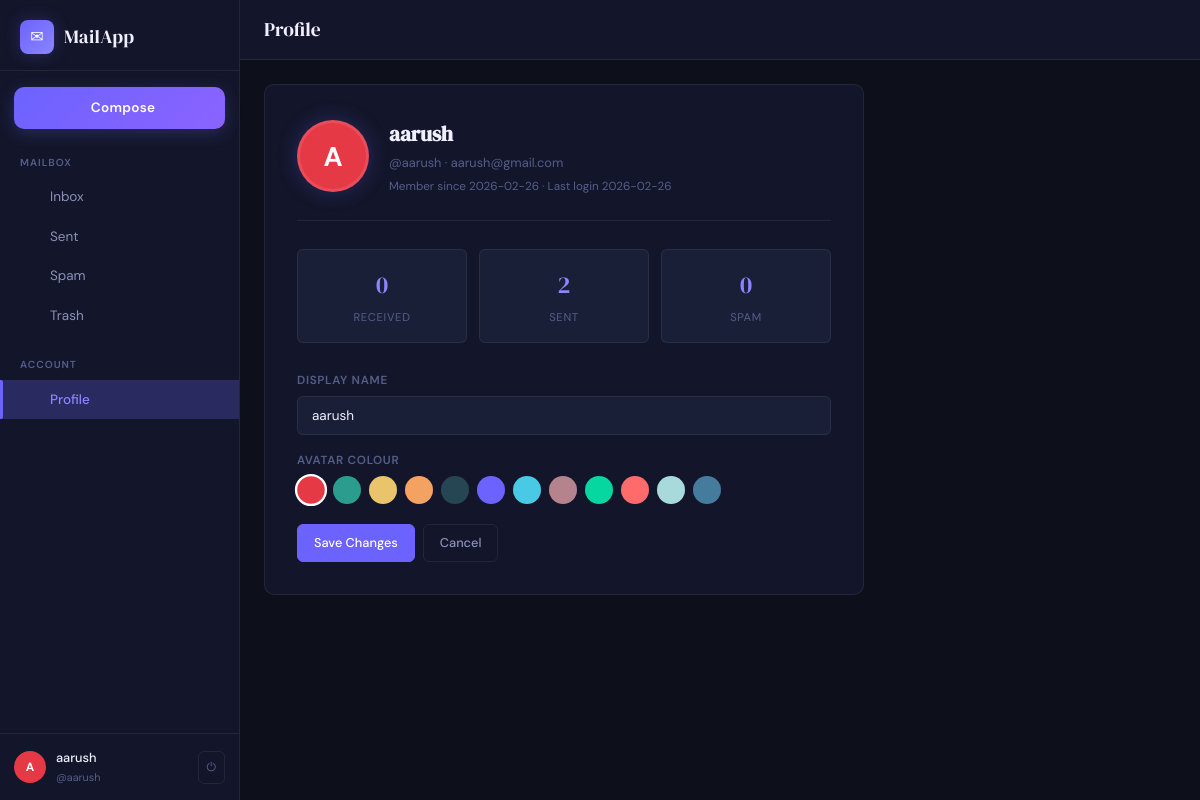
Screenshot of /profile (signed in) with the database file from the repository.
### tables this page shows
CREATE TABLE users (
    id            INTEGER PRIMARY KEY AUTOINCREMENT,
    username      TEXT    NOT NULL UNIQUE COLLATE NOCASE,
    email         TEXT    NOT NULL UNIQUE COLLATE NOCASE,
    password_hash TEXT    NOT NULL,
    display_name  TEXT,
    avatar_color  TEXT    DEFAULT '#6c63ff',
    created_at    DATETIME DEFAULT CURRENT_TIMESTAMP,
    last_login    DATETIME
);

### routes/mail.py (the view, shortened to what this page needs)
@mail_bp.route("/profile", methods=["GET", "POST"])
@login_required
def profile():
    db      = get_db()
    user_id = session["user_id"]
    user    = db.execute("SELECT * FROM users WHERE id=?", (user_id,)).fetchone()
    stats = db.execute(
        """SELECT
             SUM(CASE WHEN folder='inbox' AND recipient_id=? THEN 1 ELSE 0 END) AS inbox_count,
             SUM(CASE WHEN folder='sent'  AND sender_id=?    THEN 1 ELSE 0 END) AS sent_count,
             SUM(CASE WHEN folder='spam'  AND recipient_id=? THEN 1 ELSE 0 END) AS spam_count
           FROM messages WHERE deleted_at IS NULL""",
        (user_id, user_id, user_id)
    ).fetchone()
    return render_template("profile.html",
                           user=user, stats=stats,
                           folder_counts=_folder_counts(user_id))

### database.py (called while the page is built)
def get_db():
    if "db" not in g:
        db_path = current_app.config["DATABASE_URI"].replace("sqlite:///", "")
        g.db = sqlite3.connect(db_path, detect_types=sqlite3.PARSE_DECLTYPES)
        g.db.row_factory = sqlite3.Row          # access columns by name
        g.db.execute("PRAGMA foreign_keys = ON") # enforce FK constraints
    return g.db

### routes/mail.py (called while the page is built)
def login_required(f):
    @wraps(f)
    def decorated(*args, **kwargs):
        if "user_id" not in session:
            flash("Please log in to continue.", "info")
            return redirect(url_for("auth.login"))
        return f(*args, **kwargs)
    return decorated

def _folder_counts(user_id):
    db = get_db()
    rows = db.execute(
        """SELECT folder, COUNT(*) as cnt
           FROM messages
           WHERE recipient_id=? AND is_read=0 AND deleted_at IS NULL
             AND folder IN ('inbox','spam')
           GROUP BY folder""",
        (user_id,)
    ).fetchall()
    counts = {"inbox": 0, "sent": 0, "spam": 0, "trash": 0}
    for r in rows:
        counts[r["folder"]] = r["cnt"]
    return counts

### templates/profile.html (shortened to what this page needs)
{% extends "base.html" %}
{% set active_folder = 'profile' %}
{% block topbar_title %}Profile{% endblock %}
{% block content %}
<div class="profile-card">
  <div class="profile-header">
    <div class="profile-avatar" id="avatarPreview"
         style="background:{{ user.avatar_color or '#6c63ff' }}">
      {{ (user.display_name or user.username or '?')[0].upper() }}
    </div>
    <div class="profile-info">
      <h2>{{ user.display_name or user.username }}</h2>
      <p>@{{ user.username }} · {{ user.email }}</p>
      <p style="margin-top:4px;font-size:.78rem;color:var(--text-muted)">
        Member since {{ user.created_at[:10] if user.created_at else 'N/A' }}
        {% if user.last_login %} · Last login {{ user.last_login[:10] }}{% endif %}
      </p>
    </div>
  </div>
  <div class="stats-grid">
    <div class="stat-card">
      <div class="stat-num">{{ stats.inbox_count or 0 }}</div>
      <div class="stat-label">Received</div>
    </div>
    <div class="stat-card">
      <div class="stat-num">{{ stats.sent_count or 0 }}</div>
      <div class="stat-label">Sent</div>
    </div>
    <div class="stat-card">
      <div class="stat-num">{{ stats.spam_count or 0 }}</div>
      <div class="stat-label">Spam</div>
    </div>
  </div>
  <form method="POST" action="{{ url_for('mail.profile') }}">
    <div class="form-row" style="margin-bottom:16px">
      <label for="displayName">Display Name</label>
      <input id="displayName" class="form-control" type="text" name="display_name"
             value="{{ user.display_name or '' }}" placeholder="{{ user.username }}" />
    </div>
    <div class="form-row" style="margin-bottom:20px">
      <label>Avatar Colour</label>
      <div class="color-swatches">
        {% for color in ['#e63946','#2a9d8f','#e9c46a','#f4a261','#264653','#6c63ff','#48cae4','#b5838d','#06d6a0','#ff6b6b','#a8dadc','#457b9d'] %}
          <div class="color-swatch {% if user.avatar_color == color %}selected{% endif %}"
               style="background:{{ color }}" data-color="{{ color }}"
               title="{{ color }}"></div>
        {% endfor %}
      </div>
    </div>
    <div class="d-flex gap-8">
      <button type="submit" class="btn btn-primary">Save Changes</button>
      <a href="{{ url_for('mail.inbox') }}" class="btn btn-ghost">Cancel</a>
    </div>
  </form>
</div>
{% endblock %}

### static/css/style.css (style rules this page uses)
:root { --bg-base: #0d0f1a; --bg-surface: #13162a; --bg-elevated: #1a1f38; --bg-hover: #20264a; --border: rgba(255,255,255,0.07); --border-accent: rgba(108,99,255,0.4); --text-primary: #eef0ff; --text-secondary: #8b91b8; --text-muted: #555e8a; --accent: #6c63ff; --accent-bright: #8b85ff; --accent-glow: rgba(108,99,255,0.25); --danger: #ff4d6d; --warning: #f0a500; --success: #2dd4bf; --info: #60a5fa; --radius: 10px; --radius-sm: 6px; --shadow: 0 4px 24px rgba(0,0,0,0.4); --shadow-lg: 0 8px 40px rgba(0,0,0,0.6); --sidebar-width: 240px; --topbar-height: 60px; --font-display: 'DM Serif Display', Georgia, serif; --font-body: 'DM Sans', system-ui, sans-serif; --transition: all .18s cubic-bezier(.4,0,.2,1); }
*, *::before, *::after { box-sizing: border-box; margin: 0; padding: 0; }
html { font-size: 15px; }
body { font-family: var(--font-body); background: var(--bg-base); color: var(--text-primary); min-height: 100vh; line-height: 1.6; -webkit-font-smoothing: antialiased; }
a { color: var(--accent-bright); text-decoration: none; }
input, textarea, select, button { font-family: inherit; }
.form-row { display: flex; flex-direction: column; gap: 6px; }
label { font-size: .78rem; font-weight: 600; letter-spacing: .06em; text-transform: uppercase; color: var(--text-muted); }
.form-control { width: 100%; background: var(--bg-elevated); border: 1px solid var(--border); border-radius: var(--radius-sm); color: var(--text-primary); padding: 10px 14px; font-size: .9rem; transition: var(--transition); outline: none; }
.form-control::placeholder { color: var(--text-muted); }
.btn { display: inline-flex; align-items: center; gap: 6px; padding: 8px 16px; border-radius: var(--radius-sm); font-size: .85rem; font-weight: 500; cursor: pointer; transition: var(--transition); border: 1px solid transparent; text-decoration: none; white-space: nowrap; }
.btn-primary { background: var(--accent); color: #fff; border-color: var(--accent); }
.btn-ghost { background: none; color: var(--text-secondary); border-color: var(--border); }
.profile-card { background: var(--bg-surface); border: 1px solid var(--border); border-radius: var(--radius); padding: 32px; max-width: 600px; }
.profile-header { display: flex; align-items: center; gap: 20px; margin-bottom: 28px; padding-bottom: 24px; border-bottom: 1px solid var(--border); }
.profile-avatar { width: 72px; height: 72px; border-radius: 50%; display: flex; align-items: center; justify-content: center; font-size: 1.8rem; font-weight: 700; color: #fff; flex-shrink: 0; border: 3px solid rgba(255,255,255,0.1); box-shadow: 0 0 20px var(--accent-glow); }
.profile-info h2 { font-family: var(--font-display); font-size: 1.4rem; }
.profile-info p { font-size: .85rem; color: var(--text-muted); margin-top: 2px; }
.stats-grid { display: grid; grid-template-columns: repeat(3, 1fr); gap: 12px; margin-bottom: 28px; }
.stat-card { background: var(--bg-elevated); border: 1px solid var(--border); border-radius: var(--radius-sm); padding: 16px; text-align: center; }
.stat-card .stat-num { font-family: var(--font-display); font-size: 1.6rem; color: var(--accent-bright); }
.stat-card .stat-label { font-size: .75rem; color: var(--text-muted); text-transform: uppercase; letter-spacing: .06em; margin-top: 4px; }
.color-swatches { display: flex; gap: 8px; flex-wrap: wrap; }
.color-swatch { width: 28px; height: 28px; border-radius: 50%; cursor: pointer; border: 2px solid transparent; transition: var(--transition); }
.color-swatch:hover, .color-swatch.selected { border-color: #fff; transform: scale(1.15); }
.d-flex { display: flex; }
.gap-8 { gap: 8px; }

### rows the page displays
users: display_name "A", display_name "aarush", username "aarush", email "aarush@gmail.com", created_at "2026-02-26", last_login "2026-02-26", avatar_color "#e63946" (drawn)

### other values shown
{{ session.get('display_name') or session.get('username') }} "aarush"
{{ session.get('username') }} "aarush"
{{ stats.inbox_count or 0 }} "0"
{{ stats.sent_count or 0 }} "2"
{{ stats.spam_count or 0 }} "0"
